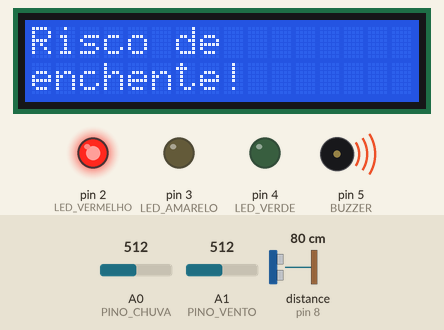
A sketch run on a simulated Arduino Uno, built with avr-gcc and run on an emulated ATmega328P. Parts: 16×2 character LCD, output pins drawn as LEDs (lit = HIGH), buzzer (waves = sounding, pin HIGH). Wiring (inferred from the names in the program): ultrasonic range finder: trigger pin 9; echo pin 8. The test bench sets the inputs (shaded band); at power-on: distance to the obstacle (sensor on pin 8) 80 cm, A0 (PINO_CHUVA) = 512, A1 (PINO_VENTO) = 512. The echo pulse lasts 58.3 µs per cm; pins used as bus, display or sensor lines are not drawn; what the sketch prints to the serial monitor is not drawn.

Above: at 1.2 s.
1.3 s: distance to the obstacle (sensor on pin 8) set to 33 cm
4.0 s: distance to the obstacle (sensor on pin 8) set to 28 cm
At 5.0 s:
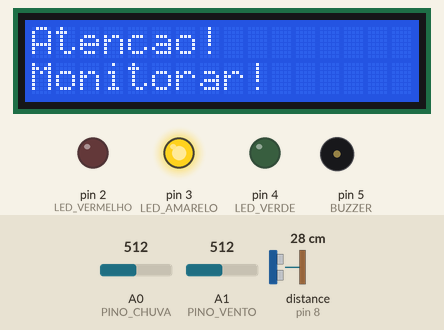
6.7 s: distance to the obstacle (sensor on pin 8) set to 23 cm
9.4 s: distance to the obstacle (sensor on pin 8) set to 17 cm
At 10.5 s:
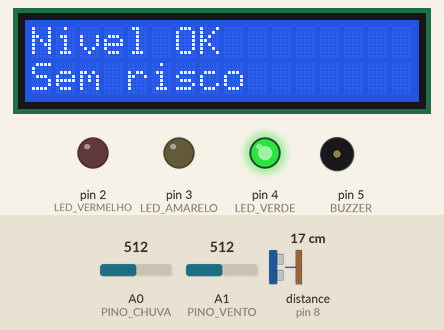
12.1 s: distance to the obstacle (sensor on pin 8) set to 35 cm
At 13.1 s:
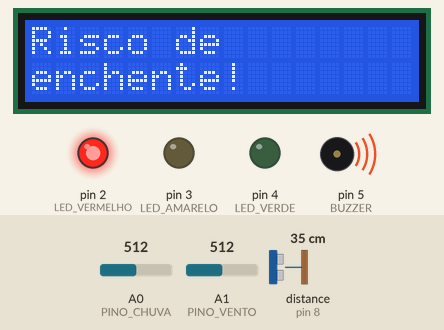
14.8 s: distance to the obstacle (sensor on pin 8) set to 2 cm
At 16.9 s:
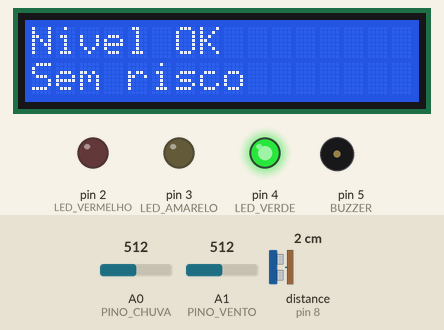
Timing chart, 0 to 18.4 s (numbered marks = the images above; inputs shaded):
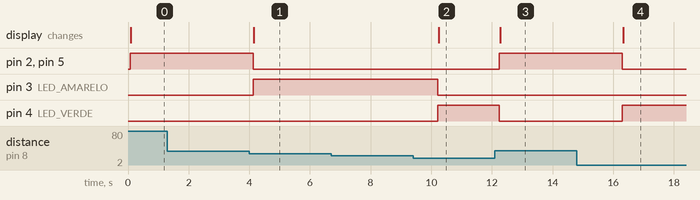

The sketch:

sketch.ino
```cpp
#include <Wire.h>
#include <LiquidCrystal_I2C.h>

#define TRIG_PIN 9
#define ECHO_PIN 8

#define LED_VERDE 4
#define LED_AMARELO 3
#define LED_VERMELHO 2
#define BUZZER 5

#define PINO_CHUVA A0
#define PINO_VENTO A1

LiquidCrystal_I2C lcd(0x27, 16, 2);

void setup() {
  Serial.begin(9600);

  pinMode(TRIG_PIN, OUTPUT);
  pinMode(ECHO_PIN, INPUT);

  pinMode(LED_VERDE, OUTPUT);
  pinMode(LED_AMARELO, OUTPUT);
  pinMode(LED_VERMELHO, OUTPUT);
  pinMode(BUZZER, OUTPUT);

  lcd.init();
  lcd.backlight();
}

float medirNivelAgua() {
  digitalWrite(TRIG_PIN, LOW);
  delayMicroseconds(2);
  digitalWrite(TRIG_PIN, HIGH);
  delayMicroseconds(10);
  digitalWrite(TRIG_PIN, LOW);

  long duracao = pulseIn(ECHO_PIN, HIGH);
  float distancia_cm = duracao * 0.034 / 2.0;
  return distancia_cm;
}

void mostrarAlerta(float nivel) {
  if (nivel < 20.0) {
    digitalWrite(LED_VERDE, HIGH);
    digitalWrite(LED_AMARELO, LOW);
    digitalWrite(LED_VERMELHO, LOW);
    digitalWrite(BUZZER, LOW);
    lcd.clear();
    lcd.print("Nivel OK");
    lcd.setCursor(0,1);
    lcd.print("Sem risco");
  } else if (nivel >= 20.0 && nivel <= 30.0) {
    digitalWrite(LED_VERDE, LOW);
    digitalWrite(LED_AMARELO, HIGH);
    digitalWrite(LED_VERMELHO, LOW);
    digitalWrite(BUZZER, LOW);
    lcd.clear();
    lcd.print("Atencao!");
    lcd.setCursor(0,1);
    lcd.print("Monitorar!");
  } else {
    digitalWrite(LED_VERDE, LOW);
    digitalWrite(LED_AMARELO, LOW);
    digitalWrite(LED_VERMELHO, HIGH);
    digitalWrite(BUZZER, HIGH);
    lcd.clear();
    lcd.print("Risco de");
    lcd.setCursor(0,1);
    lcd.print("enchente!");
  }
}

void loop() {
  float nivel = medirNivelAgua();
  int chuva = analogRead(PINO_CHUVA);     // 0 a 1023
  int vento = analogRead(PINO_VENTO);     // 0 a 1023

  mostrarAlerta(nivel);

  String risco;
  if (nivel < 20.0) risco = "baixo";
  else if (nivel <= 30.0) risco = "moderado";
  else risco = "alto";

  Serial.print("{\"chuva\": ");
  Serial.print(chuva);
  Serial.print(", \"vento\": ");
  Serial.print(vento);
  Serial.print(", \"nivel_agua_cm\": ");
  Serial.print(nivel, 1);
  Serial.print(", \"risco\": \"");
  Serial.print(risco);
  Serial.println("\"}");

  delay(2000);
}
```

Measured:
- the behaviour switches between 31 and 30 cm on distance to the obstacle (sensor on pin 8) (found by bisection; images 0 and 1)
- the behaviour switches between 21 and 20 cm on distance to the obstacle (sensor on pin 8) (found by bisection; images 1 and 2)
- after the input at 1.3 s, every drawn part: stays the same
- after the input at 4.0 s, pin 2 (LED_VERMELHO), pin 5 (BUZZER): HIGH → LOW after 0.12 s; pin 3 (LED_AMARELO): LOW → HIGH after 0.12 s; the display: changes after 0.15 s (image 1)
- after the input at 6.7 s, every drawn part: stays the same
- after the input at 9.4 s, pin 3 (LED_AMARELO): HIGH → LOW after 0.82 s; pin 4 (LED_VERDE): LOW → HIGH after 0.82 s; the display: changes after 0.85 s (image 2)
- after the input at 12.1 s, pin 2 (LED_VERMELHO), pin 5 (BUZZER): LOW → HIGH after 0.15 s; pin 4 (LED_VERDE): HIGH → LOW after 0.15 s; the display: changes after 0.17 s (image 3)
- after the input at 14.8 s, pin 2 (LED_VERMELHO), pin 5 (BUZZER): HIGH → LOW after 1.5 s; pin 4 (LED_VERDE): LOW → HIGH after 1.5 s; the display: changes after 1.5 s (image 4)
